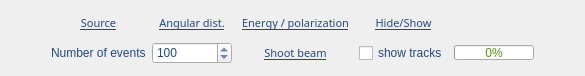
           <widget class="QWidget" name="widget_2" native="true">
            <property name="sizePolicy">
             <sizepolicy hsizetype="Expanding" vsizetype="Preferred">
              <horstretch>0</horstretch>
              <verstretch>0</verstretch>
             </sizepolicy>
            </property>
            <property name="maximumSize">
             <size>
              <width>16777215</width>
              <height>75</height>
             </size>
            </property>
            <property name="styleSheet">
             <string notr="true">color: rgb(32, 74, 135);
font: 8pt &quot;Ubuntu Condensed&quot;;</string>
            </property>
            <layout class="QGridLayout" name="gridLayout_8">
             <item row="0" column="0">
              <spacer name="horizontalSpacer_14">
               <property name="orientation">
                <enum>Qt::Horizontal</enum>
               </property>
               <property name="sizeHint" stdset="0">
                <size>
                 <width>40</width>
                 <height>20</height>
                </size>
               </property>
              </spacer>
             </item>
             <item row="1" column="6">
              <widget class="QCheckBox" name="showTracks">
               <property name="text">
                <string>show tracks</string>
               </property>
              </widget>
             </item>
             <item row="1" column="3">
              <widget class="QLabel" name="label_9">
               <property name="text">
                <string>Number of events</string>
               </property>
              </widget>
             </item>
             <item row="1" column="4">
              <widget class="QSpinBox" name="nEvents">
               <property name="minimum">
                <number>1</number>
               </property>
               <property name="maximum">
                <number>100000000</number>
               </property>
               <property name="value">
                <number>100</number>
               </property>
              </widget>
             </item>
             <item row="0" column="5">
              <widget class="QPushButton" name="sel_energyDist">
               <property name="font">
                <font>
                 <family>Ubuntu Condensed</family>
                 <pointsize>8</pointsize>
                 <weight>50</weight>
                 <italic>false</italic>
                 <bold>false</bold>
                 <underline>true</underline>
                </font>
               </property>
               <property name="text">
                <string>Energy / polarization</string>
               </property>
               <property name="flat">
                <bool>true</bool>
               </property>
              </widget>
             </item>
             <item row="0" column="4">
              <widget class="QPushButton" name="sel_angDist">
               <property name="font">
                <font>
                 <family>Ubuntu Condensed</family>
                 <pointsize>8</pointsize>
                 <weight>50</weight>
                 <italic>false</italic>
                 <bold>false</bold>
                 <underline>true</underline>
                </font>
               </property>
               <property name="text">
                <string>Angular dist.</string>
               </property>
               <property name="flat">
                <bool>true</bool>
               </property>
              </widget>
             </item>
             <item row="1" column="5">
              <widget class="QPushButton" name="shoot">
               <property name="font">
                <font>
                 <family>Ubuntu Condensed</family>
                 <pointsize>8</pointsize>
                 <weight>50</weight>
                 <italic>false</italic>
                 <bold>false</bold>
                 <underline>true</underline>
                </font>
               </property>
               <property name="text">
                <string>Shoot beam</string>
               </property>
               <property name="flat">
                <bool>true</bool>
               </property>
              </widget>
             </item>
             <item row="0" column="6">
              <widget class="QPushButton" name="hide_gunStack">
               <property name="font">
                <font>
                 <family>Ubuntu Condensed</family>
                 <pointsize>8</pointsize>
                 <weight>50</weight>
                 <italic>false</italic>
                 <bold>false</bold>
                 <underline>true</underline>
                </font>
               </property>
               <property name="text">
                <string>Hide/Show</string>
               </property>
               <property name="flat">
                <bool>true</bool>
               </property>
              </widget>
             </item>
             <item row="0" column="3">
              <widget class="QPushButton" name="sel_sourceType">
               <property name="font">
                <font>
                 <family>Ubuntu Condensed</family>
                 <pointsize>8</pointsize>
                 <weight>50</weight>
                 <italic>false</italic>
                 <bold>false</bold>
                 <underline>true</underline>
                </font>
               </property>
               <property name="text">
                <string>Source</string>
               </property>
               <property name="flat">
                <bool>true</bool>
               </property>
              </widget>
             </item>
             <item row="1" column="8">
              <spacer name="horizontalSpacer_13">
               <property name="orientation">
                <enum>Qt::Horizontal</enum>
               </property>
               <property name="sizeHint" stdset="0">
                <size>
                 <width>40</width>
                 <height>20</height>
                </size>
               </property>
              </spacer>
             </item>
             <item row="1" column="7">
              <widget class="QProgressBar" name="progressBar">
               <property name="minimumSize">
                <size>
                 <width>0</width>
                 <height>0</height>
                </size>
               </property>
               <property name="maximumSize">
                <size>
                 <width>80</width>
                 <height>15</height>
                </size>
               </property>
               <property name="styleSheet">
                <string notr="true">color: rgb(78, 154, 6);</string>
               </property>
               <property name="value">
                <number>0</number>
               </property>
              </widget>
             </item>
            </layout>
           </widget>
